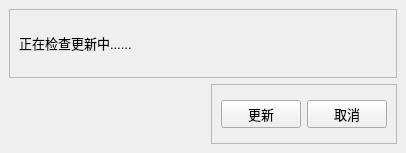
<?xml version="1.0" encoding="UTF-8"?>
<ui version="4.0">
 <class>MainWindow</class>
 <widget class="QMainWindow" name="MainWindow">
  <property name="geometry">
   <rect>
    <x>0</x>
    <y>0</y>
    <width>406</width>
    <height>153</height>
   </rect>
  </property>
  <property name="windowTitle">
   <string>MainWindow</string>
  </property>
  <widget class="QWidget" name="centralwidget">
   <layout class="QVBoxLayout" name="verticalLayout">
    <item>
     <widget class="QFrame" name="frame">
      <property name="frameShape">
       <enum>QFrame::StyledPanel</enum>
      </property>
      <property name="frameShadow">
       <enum>QFrame::Raised</enum>
      </property>
      <layout class="QVBoxLayout" name="verticalLayout_2">
       <item alignment="Qt::AlignLeft|Qt::AlignVCenter">
        <widget class="QLabel" name="label">
         <property name="font">
          <font>
           <pointsize>10</pointsize>
          </font>
         </property>
         <property name="text">
          <string>正在检查更新中......</string>
         </property>
        </widget>
       </item>
      </layout>
     </widget>
    </item>
    <item alignment="Qt::AlignRight">
     <widget class="QFrame" name="frame_2">
      <property name="maximumSize">
       <size>
        <width>16777215</width>
        <height>60</height>
       </size>
      </property>
      <property name="frameShape">
       <enum>QFrame::StyledPanel</enum>
      </property>
      <property name="frameShadow">
       <enum>QFrame::Raised</enum>
      </property>
      <layout class="QHBoxLayout" name="horizontalLayout">
       <item>
        <widget class="QPushButton" name="ok">
         <property name="font">
          <font>
           <pointsize>10</pointsize>
          </font>
         </property>
         <property name="text">
          <string>更新</string>
         </property>
        </widget>
       </item>
       <item>
        <widget class="QPushButton" name="cancel">
         <property name="font">
          <font>
           <pointsize>10</pointsize>
          </font>
         </property>
         <property name="text">
          <string>取消</string>
         </property>
        </widget>
       </item>
      </layout>
     </widget>
    </item>
   </layout>
  </widget>
 </widget>
 <resources/>
 <connections/>
</ui>
